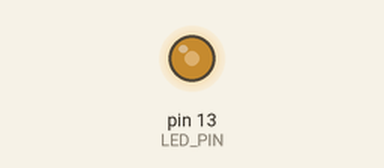
Bench run of a sketch on a simulated Arduino Uno, built with avr-gcc and run on an emulated ATmega328P. Shown: output pins drawn as LEDs (lit = HIGH).

Above: at 0.1 s.
Timing chart, 0 to 1.6 s (numbered marks = the images above):
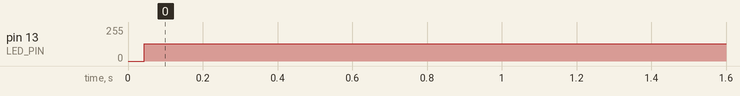

The sketch:

blink_fast.ino
```cpp
// Arduino Uno - Blink (0.001s)
// Blinks the on-board LED (marked "L", connected to D13) every 0.001 seconds.

const int LED_PIN = LED_BUILTIN;  // On-board LED (D13)

void setup() {
  pinMode(LED_PIN, OUTPUT);
}

void loop() {
  digitalWrite(LED_PIN, HIGH);    // LED on
  delay(1);                       // Wait 0.001s
  digitalWrite(LED_PIN, LOW);     // LED off
  delay(1);                       // Wait 0.001s
}
```

Measured:
- by itself, pin 13 (LED_PIN): 0/255 → 129/255 at 0.04 s
